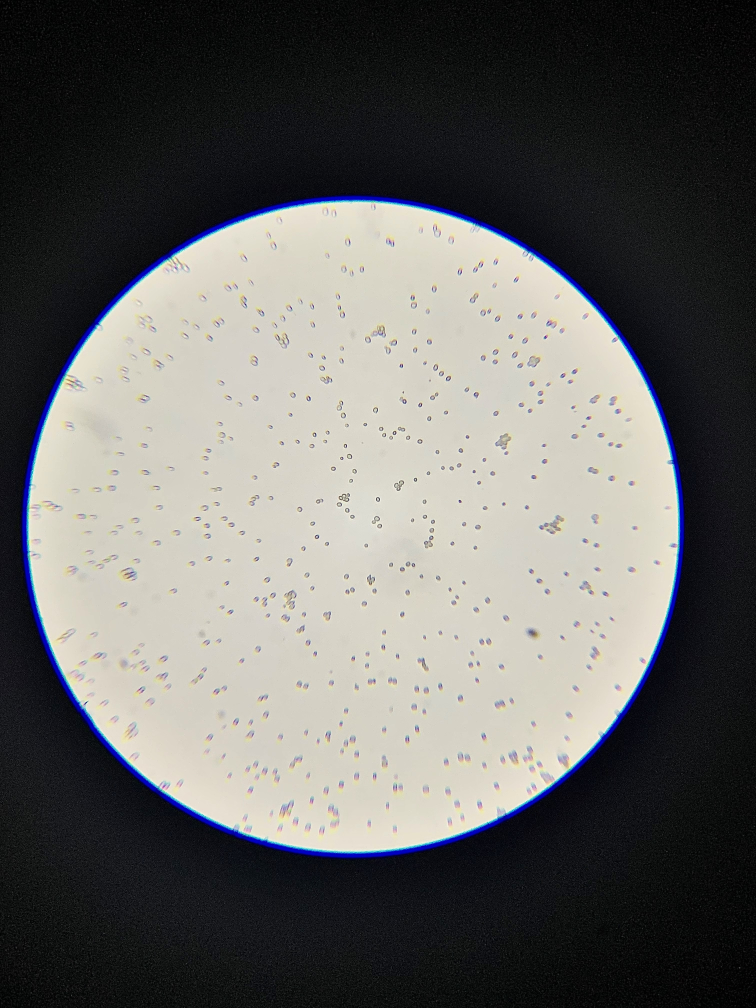
#> input picture IMG_3173.jpg, 3024 x 4032 px (shown at 1/4 size)
$ python -i contour_detector_2.py   (imports and definitions only)
#> lines starting #> are read from the running program, lines starting #| are printed output that depends on the picture; after the words box and inside, x2 and y2 are one past the last pixel; in counts of white or black regions, pixels touching at a corner belong together
#> in contourdetector, image is the input picture: shape (4032, 3024, 3); mean B, G, R 99.4, 101.7, 102.3
import cv2
import datetime
import numpy as np


def drawBasicGrid(img, pxstep, colour):
    """
    adds horizontal and vertical lines on image input to mimic hemocytometer gridlines
    :param      img: 3d matrix of image
    :param      pxstep: pixel distance between gridlines
    :param      colour: colour of lines in RGB
    """
    x = pxstep
    y = pxstep
    #Draw all x lines
    while x < img.shape[1]:
        cv2.line(img, (x, 0), (x, img.shape[0]), color=colour, thickness=5)
        x += pxstep

    # Draw all y lines
    while y < img.shape[0]:
        cv2.line(img, (0, y), (img.shape[1], y), color=colour,thickness=5)
        y += pxstep
    cv2.line(img, (0,img.shape[0]), (img.shape[1],img.shape[0]), color = colour, thickness = 5) # bottom
    cv2.line(img, (img.shape[1],img.shape[0]), (img.shape[1],0), color = colour, thickness = 5) # right
    cv2.line(img, (0,img.shape[0]), (0,0), color = colour, thickness = 5) # left
    cv2.line(img, (0,0), (img.shape[1],0), color = colour, thickness = 5) # top

def drawBottomRightLines(img):
    # add bottom and right outermost gridline to ignore cells on these lines
    cv2.line(img, (0,img.shape[0]), (img.shape[1],img.shape[0]), color = (52,52,52), thickness = 5)
    cv2.line(img, (img.shape[1],img.shape[0]), (img.shape[1],0), color = (52,52,52), thickness = 5)

def unsharp_mask(image, kernel_size=(3, 3), sigma=1.0, amount=0.5, threshold=0):
	"""Return a sharpened version of the image, using an unsharp mask."""
#> called with kernel_size = (3, 3), sigma = 1, amount = 0.5, threshold = 0
	blurred = cv2.GaussianBlur(image, kernel_size, sigma)
	sharpened = float(amount + 1) * image - float(amount) * blurred
	sharpened = np.maximum(sharpened, np.zeros(sharpened.shape))
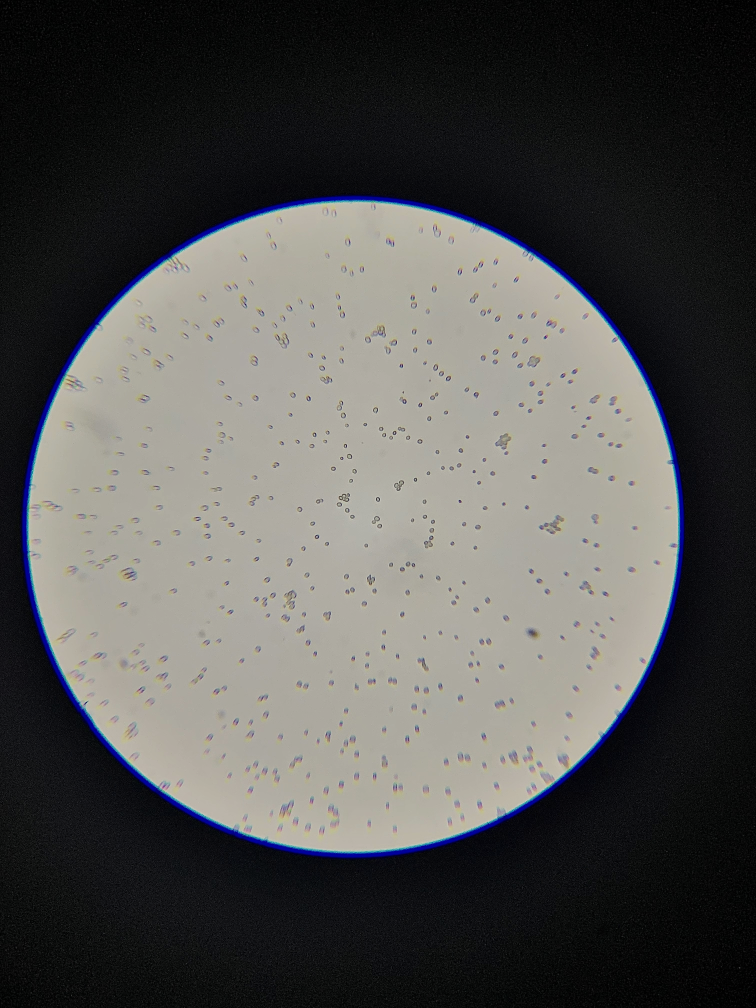
#> sharpened: shape (4032, 3024, 3) float64 (shown at 1/4 size); mean B, G, R 99.5, 102, 102.7; drawn with min black and max white
	sharpened = np.minimum(sharpened, 255 * np.ones(sharpened.shape))
	sharpened = sharpened.round().astype(np.uint8)
	if threshold > 0:
		low_contrast_mask = np.absolute(image - blurred) < threshold
		np.copyto(sharpened, image, where=low_contrast_mask)
	return sharpened

def contourdetector(image_path, mm_distance = 592, max_area_cells = 800):
  """
  preprocesses image, performs adaptive Gaussian thresholding and connected components detection to derive cell count by hemocytometer method
  excludes cells on outermost bottom and right grid lines
  :param      image_path:  The image file path to jpg
  :param      mm_distance: number of pixels per mm
  :param      max_area_cells: maximum enclosed area that contour detector will accept for it to count as a cell
  returns an integer as the cell count of the image and gridded image with detected contours
  """
  image = cv2.imread(image_path)
  image = unsharp_mask(image)
  image = cv2.bitwise_not(image)

  y=200
  x=500

  image = image[y:y+mm_distance, x:x+mm_distance] # use numpy slicing to execute the crop
#> image: shape (592, 592, 3)
  kernel = np.ones((2,2),np.uint8)
  sure_bg = cv2.erode(image,kernel,iterations = 1) # apply erosion filter
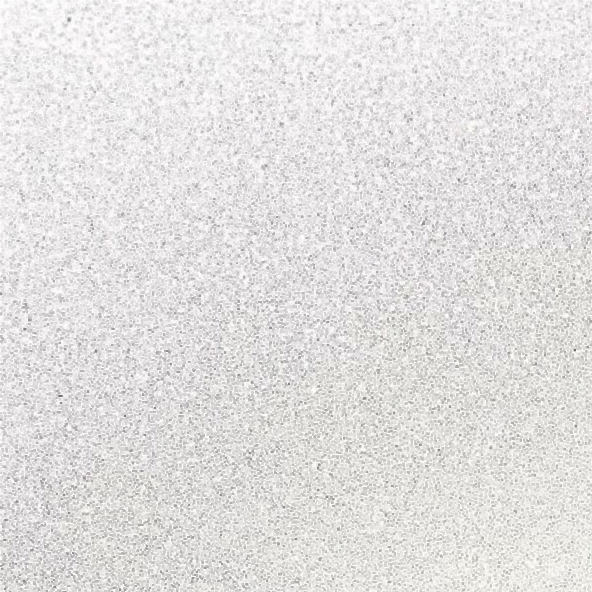
#> sure_bg: shape (592, 592, 3); mean B, G, R 224, 224.7, 226.3

  drawBottomRightLines(sure_bg)
#> in drawBottomRightLines, `cv2.line(img, (img.shape[1],img.shape[0]), (img.shape[1],0), color = (..`: img: shape (592, 592, 3); mean B, G, R 222.3, 223, 224.5

  gray = cv2.cvtColor(sure_bg, cv2.COLOR_BGR2GRAY) # convert to grayscale for thresholding
  thresh = cv2.adaptiveThreshold(gray,255,cv2.ADAPTIVE_THRESH_GAUSSIAN_C,\
            cv2.THRESH_BINARY,11,2) # adaptive thresholding
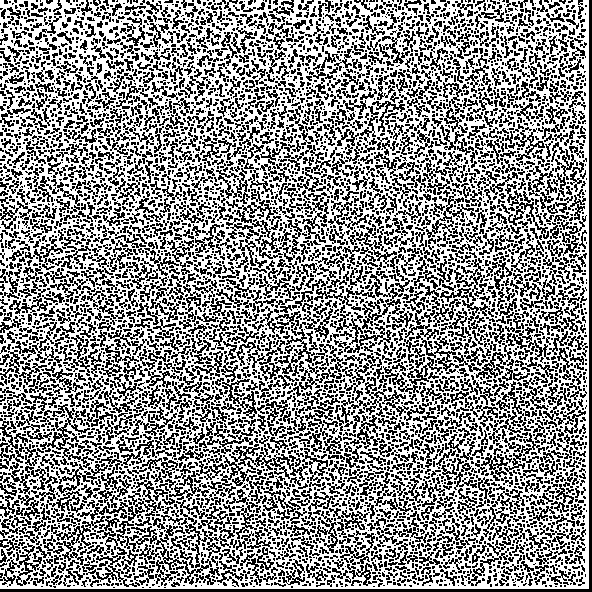
#> thresh: shape (592, 592); 56.8% white; black in thin lines or dots
  kernel2 = np.ones((2,2),np.uint8)
  thresh = cv2.dilate(thresh,kernel2,iterations = 1) # apply dilation to avoid disconnected contours
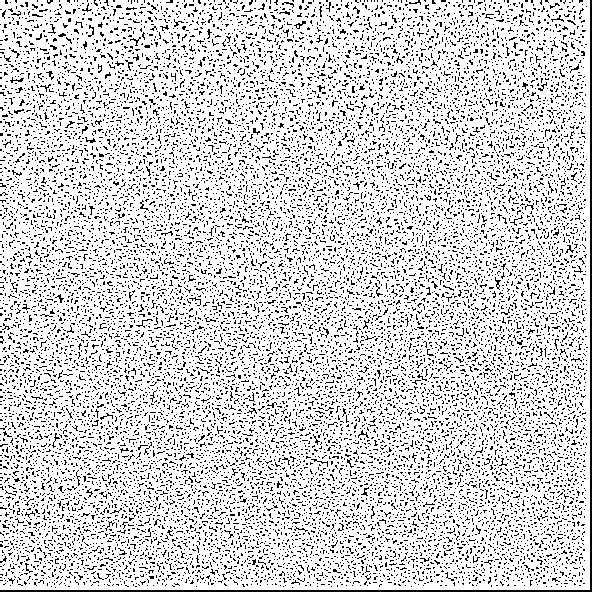
#> thresh: shape (592, 592); 83.5% white; black in thin lines or dots

  cnts, hierarchy = cv2.findContours(255-thresh, cv2.RETR_EXTERNAL, cv2.CHAIN_APPROX_SIMPLE)
#> cnts = 15498 contours, 15496 with area under 20; largest, box (x1, y1, x2, y2) and area: (0, 0, 592, 592) 1182, (294, 21, 306, 29) 24
  cnts = [cnts[i] for i in range(len(cnts)) if hierarchy[0][i][2] == -1] # count contours with no child contours only

  white_dots = []

  for c in cnts:
      area = cv2.contourArea(c)
      if max_area_cells > area > 0:
          cv2.drawContours(image, [c], -1, (255, 255, 12), 2)
          white_dots.append(c)
#> this loop made 15498 passes
#> (c, area) on passes 1 to 3: ([[292, 587]], 0), ([[55, 587]], 0), ([[565, 586]], 0)
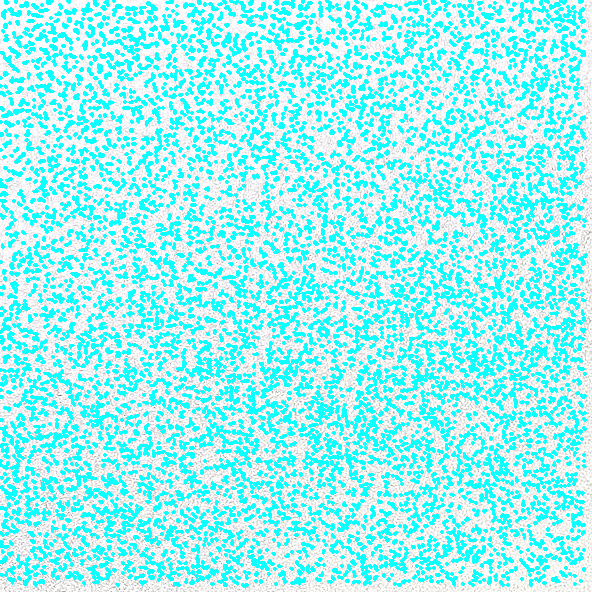
#> image: shape (592, 592, 3); mean B, G, R 245.4, 245.8, 159.9
#> after the loop, white_dots = 5950 contours, 5949 with area under 20; largest, box (x1, y1, x2, y2) and area: (294, 21, 306, 29) 24


  drawBasicGrid(image, 148, (52, 52, 52)) # draw vertical and horizontal lines
#> after the loop in drawBasicGrid, `while x < img.shape[1]:`: x = 592
#> after the loop in drawBasicGrid, `while y < img.shape[0]:`:
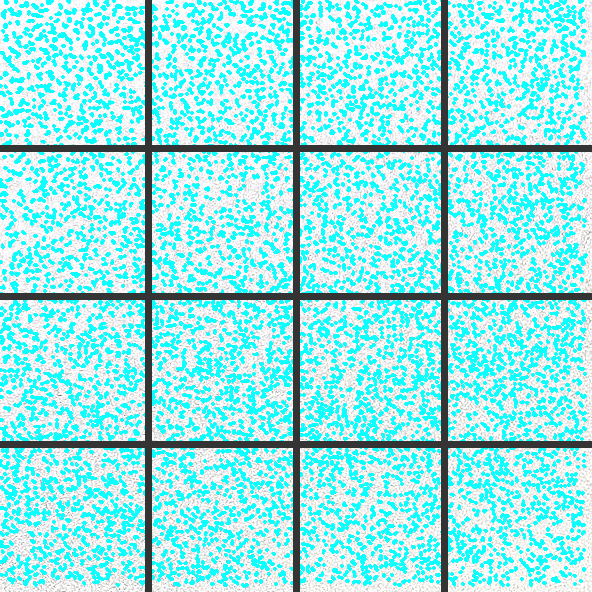
#> img: shape (592, 592, 3); mean B, G, R 231.9, 232.3, 152.7
#> in drawBasicGrid, `cv2.line(img, (0,0), (img.shape[1],0), color = colour, thickness = 5)`:
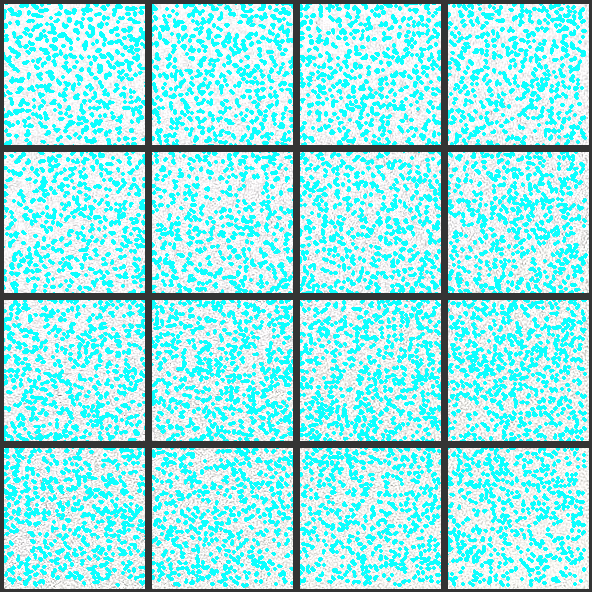
#> img: shape (592, 592, 3); mean B, G, R 227.5, 227.9, 149.4

  output_path = "app/static/capture/{}.jpg".format(datetime.datetime.now(), "%Y%m%d-%H%M%S")

  cv2.imwrite(output_path,image)

  return len(white_dots), output_path # returns cell count and image with drawn contours

>>> result = contourdetector('IMG_3173.jpg')
